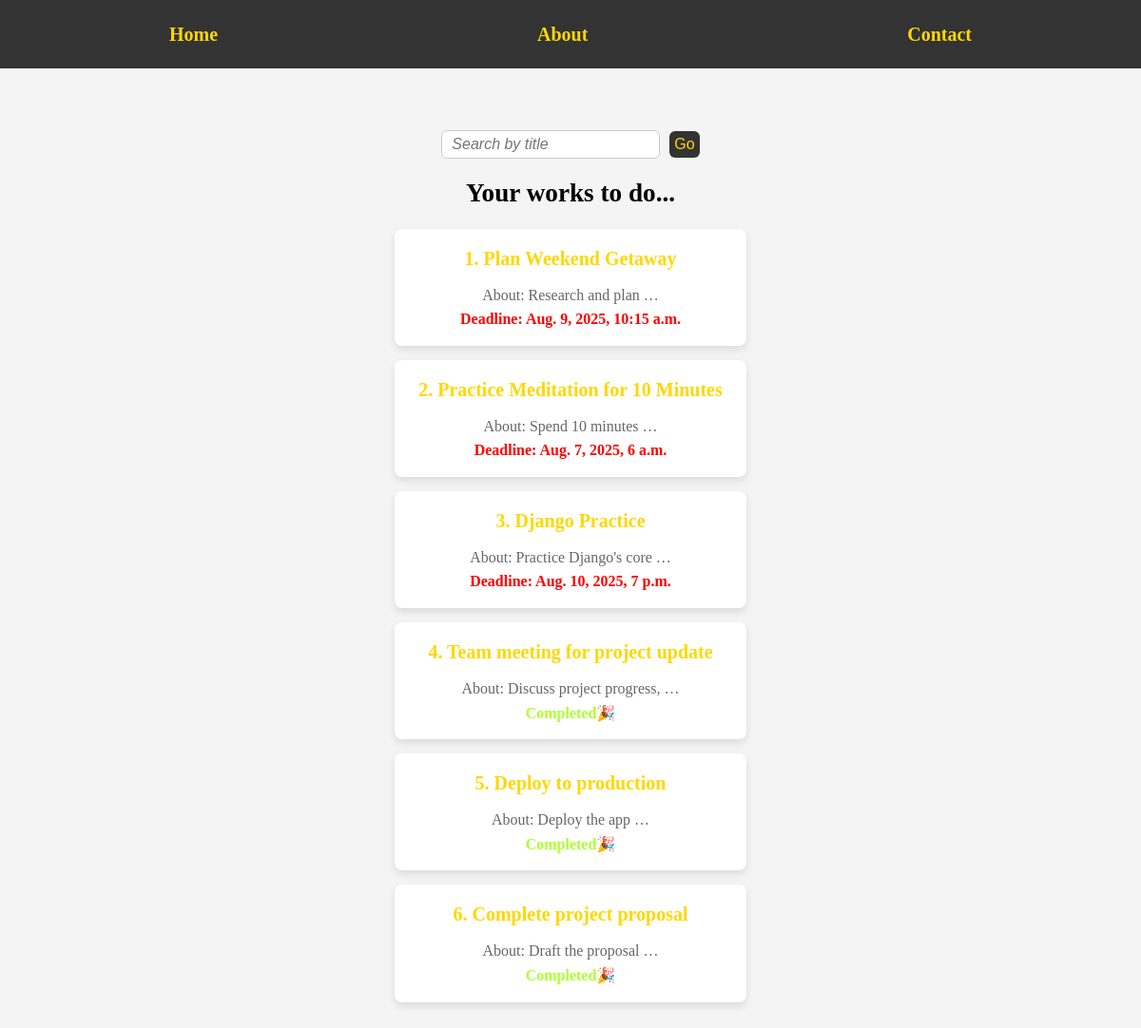
Screenshot of /task-list with the database file from the repository.
### task/models.py (models this page shows, shortened)
class Task(models.Model):
    title = models.CharField(max_length=100)
    deadline = models.DateTimeField()
    about = models.TextField()
    status = models.BooleanField(default=False)
    created = models.DateTimeField(auto_now_add=True)
    updated = models.DateTimeField(auto_now=True)

### task/views.py (the view)
# urls.py: path("task-list", views.task_list, name='task-list'),   # Retrieve all
def task_list(request):
    search_query = request.GET.get('search')
    if search_query:
        tasks = Task.objects.filter(title__icontains = search_query).order_by('status', '-id')
    else:
        tasks = Task.objects.order_by('status', '-id')
    context = {
        'title':'Task List',
        'tasks':tasks,
    }
    return render(request, 'task_list.html', context)

### task/templates/task_list.html (shortened to what this page needs)
{% extends 'base.html' %}
{% load static %}
{% block style %}
    <link rel="stylesheet" href="{% static 'css/task_list.css' %}">
{% endblock style %}
{% block content %}
    <form>
        <div>
            <input type="text" name="search" placeholder="Search by title" value="{{ request.GET.search }}">
            <button type="submit">Go</button>
        </div>
    </form>
    <div>
        {% if tasks %}
            <h1>Your works to do...</h1>
            {% for task in tasks %}
                <div>
                    <h3>
                        <a href="{% url 'task-detail' task.id %}">
                            {{ forloop.counter }}. {{ task.title }}
                        </a>
                    </h3>
                    <p>About: {{ task.about|truncatewords:3 }}</p>
                    {% if not task.status %}
                        <p class="incomplete">Deadline: {{ task.deadline }}</p>
                    {% else %}
                        <p class="complete">Completed🎉</p>
                    {% endif %}
                </div>
            {% endfor %}
        {% else %}
            <h1>No work available...😁</h1>
        {% endif %}
    </div>
{% endblock content %}

### templates/base.html (shortened to what this page needs)
<!DOCTYPE html>
<html lang="en">
<head>
    {% load static %}
    <link rel="stylesheet" href="{% static 'css/style.css' %}">
    {% block style %}{% endblock style %}
</head>
<body>
    <div id="root">
        {% include 'nav.html' %}
        <div id="main">
            {% block content %}{% endblock content %}
        </div>
    </div>
</body>
</html>

### templates/nav.html
<nav>
    <div><a href="{% url 'home' %}">Home</a></div>
    <div><a href="{% url 'about' %}">About</a></div>
    <div><a href="{% url 'contact' %}">Contact</a></div>
</nav>

### static/css/style.css (style rules this page uses)
* { margin: 0; padding: 0; box-sizing: border-box; }
#root { font-size: 16px; line-height: 1.6; background-color: #f4f4f4; min-height: 100vh; }
nav { background-color: #333; padding: 10px; display: flex; justify-content: space-around; }
nav a { text-decoration: none; color: #FFD700; font-size: 20px; font-weight: 600; padding: 10px 20px; display: block; transition: background-color 0.3s ease; }
#main { display: flex; align-items: center; flex-direction: column; margin-top: 45px; padding: 20px; flex-grow: 1; overflow-y: auto; text-align: center; }
h1 { font-size: 1.7rem; }

### task/static/css/task_list.css (style rules this page uses)
#main > form > div { display: flex; flex-direction: row; align-items: center; justify-content: center; gap: 10px; }
#main form > div > input { padding: 5px 10px; border-radius: 6px; border: 1px solid #ccc; font-size: 1rem; font-style: italic; color: #666; transition: border-color 0.3s ease; }
#main > form > div > button { padding: 5px 5px; border: none; border-radius: 6px; width: 100%; background-color: #333; color: #FFD700; font-size: 1rem; cursor: pointer; transition: background-color 0.3s ease; }
#main > div { display: block; margin-top: 15px; }
#main > div > div { background-color: #fff; border-radius: 8px; box-shadow: 0 4px 8px rgba(0, 0, 0, 0.1); padding: 15px; width: 370px; margin: 15px auto; transition: transform 0.3s ease, box-shadow 0.3s ease; }
#main > div > div h3 { font-size: 20px; color: #333; margin-bottom: 10px; }
#main > div > div > h3 > a { text-decoration: none; color: #FFD700; }
#main > div > div p { font-size: 16px; color: #666; }
#main > div > div > p.incomplete { color: red; font-weight: bolder; }
#main > div > div > p.complete { color: greenyellow; font-weight: bolder; }

### rows the page displays
Task: title "Plan Weekend Getaway", about "Research and plan …", deadline "Aug. 9, 2025, 10:15 a.m."
Task: title "Practice Meditation for 10 Minutes", about "Spend 10 minutes …", deadline "Aug. 7, 2025, 6 a.m."
Task: title "Django Practice", about "Practice Django's core …", deadline "Aug. 10, 2025, 7 p.m."
Task: title "Team meeting for project update", about "Discuss project progress, …", status "Completed🎉"
Task: title "Deploy to production", about "Deploy the app …", status "Completed🎉"
Task: title "Complete project proposal", about "Draft the proposal …", status "Completed🎉"
